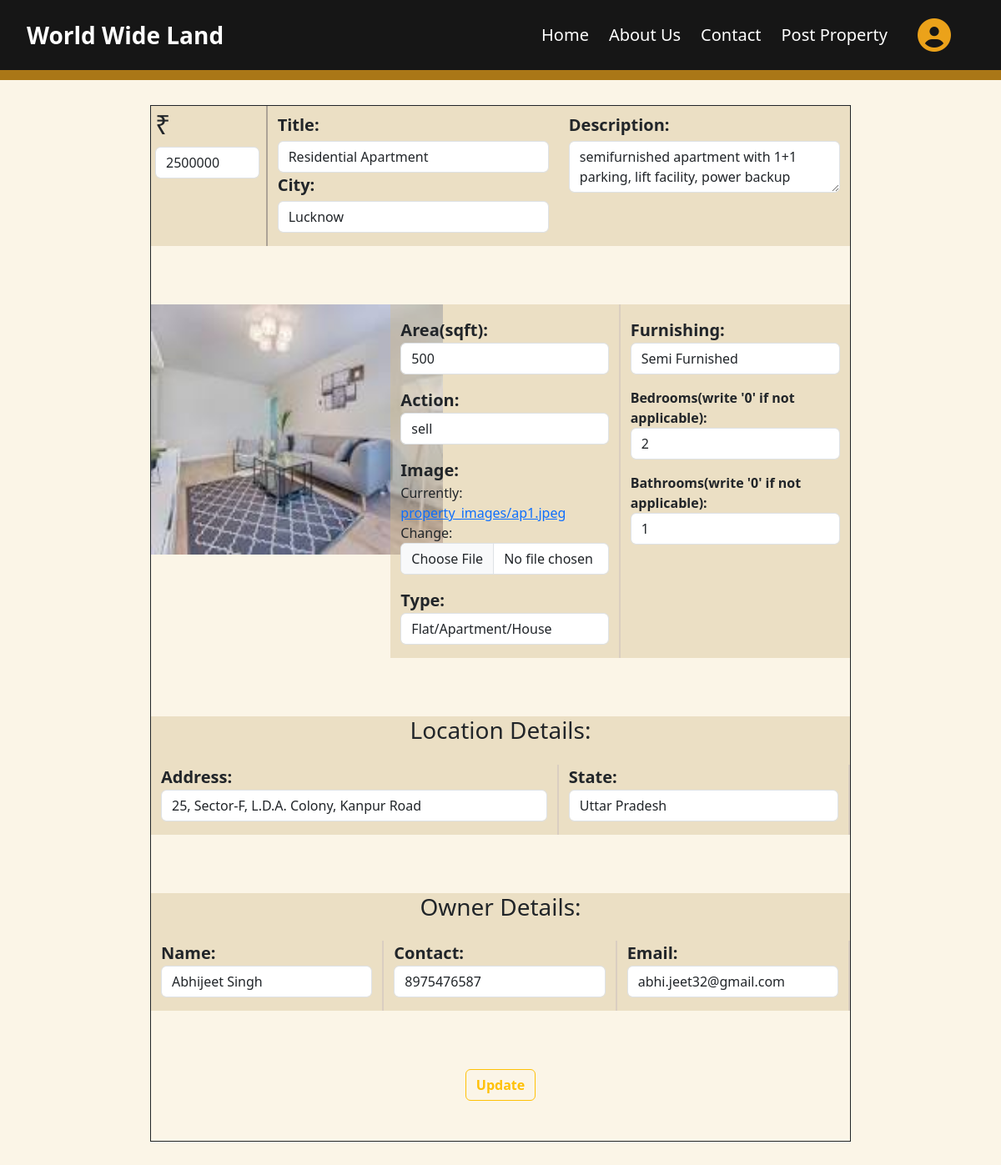
/update_property/1, run on the app's committed database.
### HomeApp/models.py (models this page shows)
class property(models.Model):
    owner_id = models.ForeignKey(members, on_delete=models.DO_NOTHING)
    property_id=models.IntegerField(auto_created=True,primary_key=True)
    type = models.CharField(max_length=50)
    price = models.IntegerField()
    location = models.CharField(max_length=50)
    image = models.FileField(max_length=100,upload_to="property_images/",null=True,default=None)
    area=models.IntegerField()
    description = models.TextField()
    title=models.CharField(max_length=30)
    city=models.CharField(max_length=50)
    state=models.CharField(max_length=50)
    action=models.CharField(max_length=30,default='sell')
    updated = models.DateField(auto_now=True)
    created = models.DateField(auto_now_add=True)
    name=models.CharField(max_length=30)
    bedrooms=models.IntegerField(blank=True,null=True)
    bathrooms=models.IntegerField(blank=True,null=True)
    furnished = models.CharField(choices=FURNISHING_CHOICES, max_length=128)
    contact=models.IntegerField()
    owner_email=models.EmailField(max_length=30)

### HomeApp/views.py (the view)
# urls.py: path('update_property/<int:property_id>',views.update_property,name='update_property'),
def update_property(request,property_id):
    details = get_object_or_404(property, property_id=property_id)
    if request.method=='POST':
        form=UpdateForm(request.POST,request.FILES,instance=details)
        if form.is_valid():
            type=request.POST['type']
            price=request.POST['price']
            location=request.POST['location']
            area=request.POST['area']
            description=request.POST['description']
            action=request.POST['action']
            details.updated=date.today()
            name=request.POST['name']
            contact=request.POST['contact']
            title=request.POST['title']
            owner_email=request.POST['owner_email']
            furnished=request.POST['furnished']
            bedrooms=request.POST['bedrooms']
            bathrooms=request.POST['bathrooms']
            city=request.POST['city']
            state=request.POST['state']
            details.title=title
            details.type=type
            details.price=price
            details.location=location
            details.area=area
            details.description=description
            details.city=city
            details.state=state
            details.action=action
            details.name=name
            details.contact=contact
            details.owner_email=owner_email
            details.furnished=furnished
            details.bedrooms=bedrooms
            details.bathrooms=bathrooms
            details.save()
            form.save()
            messages.success(request,'Property Details updated!!!')
            return redirect('view_details',details.property_id)
    else:
        price=details.price
        form=UpdateForm(request.POST,request.FILES,instance=details)
        try:
            if request.session["session_key"]!=None:
                user_details = request.session.get("session_key")
                user_obj = members.objects.get(username=user_details)
                context = {'details': details,'form':form,'user':user_obj}
                return render(request,'update_property.html',context)
        except:
            context = {'details': details,'form':form}
            return render(request,'update_property.html',context)

### HomeApp/forms.py
class UpdateForm(BootstrapModelForm):
    class Meta:
        model = property
        fields=('image',)

### HomeApp/templates/update_property.html (shortened to what this page needs)
{% extends 'index.html' %}
{% block main %}
<div style="height:12vh; width:100vw; background-color:rgb(170, 119, 23);"></div>
    <div class="outer" >
        <form method="post" action="{% url 'update_property' details.property_id %}" data-product="{{ details.property_id }}" enctype="multipart/form-data">
            <div class="row mx-0" style="background-color:rgba(209, 190, 142, 0.4);">
                <div class="col-sm-2 price pe-2">
                    <h2>&#8377; </h2>
                    <input type="number" name="price" value="{{details.price}}" class="form-control">
                    <span class="fs-5 ps-2" id="display"></span>
                </div>
                <div class="col-sm-5 pt-2 pb-0">
                    <p><span class="fs-5 fw-bold">Title:</span><input type="text" name="title" value="{{details.title}}" class="form-control mt-1">
                        <span class="fs-5 fw-bold">City:</span><input type="text" name="city" value="{{details.city}}" class="form-control mt-1"></p>
                </div>
                <div class="col-sm-5 pt-2 pb-0">
                    <p>
                        <span class="fs-5 fw-bold">Description:</span><textarea name="description" cols="30" rows="2" class="form-control mt-1">{{details.description}}</textarea>
                    </p>
                </div>
            </div>
            <div class="space"></div>
            <div class="row">
                <div class="col-sm-4">
                    <img src="{{details.image.url}}" alt="">
                </div>
                <div class="col-sm-8">
                    <div class="row mx-0" style="background-color:rgba(209, 190, 142, 0.4);">
                        <div class="col-sm-6 pt-3" style="border-right: 2px solid rgba(201, 189, 189, 0.5);">
                            <div class="row"><p><span class="fs-5 fw-bold">Area(sqft):</span><br><input type="number" name="area" value="{{details.area}}" class="form-control"></p></div>
                            <div class="row"><p><span class="fs-5 fw-bold">Action:</span><br><input type="text" name="action" value="{{details.action}}" class="form-control"></p></div>
                            <div class="row"><p><span class="fs-5 fw-bold">Image:</span><br>{{form.image}}</div>
                            <div class="row">
                                <p>
                                <span class="fs-5 fw-bold">Type:</span><br>
                                <select name="type"  class="form-control">
                                    <option value="{{details.type}}">{{details.type}}</option>
                                </select>
                                </p>
                            </div>
                        </div>
                        <div class="col-sm-6 pt-3" id="display2">
                            <div class="row">
                                <p>
                                    <span class="fs-5 fw-bold">Furnishing:</span><br>
                                    <select name="furnished" value="{{details.furnished}}" class="form-control">
                                        <option value="{{details.furnished}}">{{details.furnished}}</option>
                                    </select>
                                </p>
                            </div>
                            <div class="row"><p><span class="fs-6 fw-bold">Bedrooms(write '0' if not applicable):</span><br><input type="number" name="bedrooms" value="{{details.bedrooms}}" class="form-control"></p></div>
                            <div class="row"><p><span class="fs-6 fw-bold">Bathrooms(write '0' if not applicable):</span><br><input type="number" name="bathrooms" value="{{details.bathrooms}}" class="form-control"></p></div>
                        </div>
                    </div>
                </div>
            </div>
            <div class="space"></div>
            <div class="row mx-0" style="background-color:rgba(209, 190, 142, 0.4);">
                <h3 class="text-center mb-4">Location Details:</h3>
                <div class="col-sm-7" style="border-right: 2px solid rgba(201, 189, 189, 0.5);"><p><span class="fs-5 fw-bold">Address:</span><br><input type="text" name="location" value="{{details.location}}" class="form-control"></p></div>
                <div class="col-sm-5" style="border-right: 2px solid rgba(201, 189, 189, 0.5);"><p><span class="fs-5 fw-bold">State:</span><br><input type="text" name="state" value="{{details.state}}" class="form-control"></p></div>
            </div>
            <div class="space"></div>
            <div class="row mx-0" style="background-color:rgba(209, 190, 142, 0.4);">
                <h3 class="text-center mb-4">Owner Details:</h3>
                <div class="col-sm-4" style="border-right: 2px solid rgba(201, 189, 189, 0.5);"><p><span class="fs-5 fw-bold">Name:</span><br><input type="text" name="name" value="{{details.name}}" class="form-control"></p></div>
                <div class="col-sm-4" style="border-right: 2px solid rgba(201, 189, 189, 0.5);"><p><span class="fs-5 fw-bold">Contact:</span><br><input type="number" name="contact" value="{{details.contact}}" class="form-control"></p></div>
                <div class="col-sm-4" style="border-right: 2px solid rgba(201, 189, 189, 0.5);"><p><span class="fs-5 fw-bold">Email:</span><br><input type="email" name="owner_email" value="{{details.owner_email}}" class="form-control"></p></div>
            </div>
            <div class="space"></div>
            <center><button class="btn btn-outline-warning mb-5 fw-bold" type="submit">Update</button></center>
        </form>
    </div>
{% endblock main %}

### HomeApp/templates/update_property.html (style rules this page uses)
body { background-color:rgba(235, 207, 135, 0.2) }
.outer { width:70vw; margin:30px auto; border:1px solid; }
.space { height:70px; }
.price { padding:3px 5px; border-right: 2px solid rgba(110, 104, 104, 0.5); }
img { height: 300px; width: 350px; background-color: aqua; object-fit:fill; }

### data on the page
property: price "2500000", title "Residential Apartment", city "Lucknow", description "semifurnished apartment with 1+1 parking, lift facility, power backup", image (picture), area "500", action "sell", type "Flat/Apartment/House", furnished "Semi Furnished", bedrooms "2", bathrooms "1", location "25, Sector-F, L.D.A. Colony, Kanpur Road", state "Uttar Pradesh", name "Abhijeet Singh", contact "8975476587", owner_email "abhi.jeet32@gmail.com"
